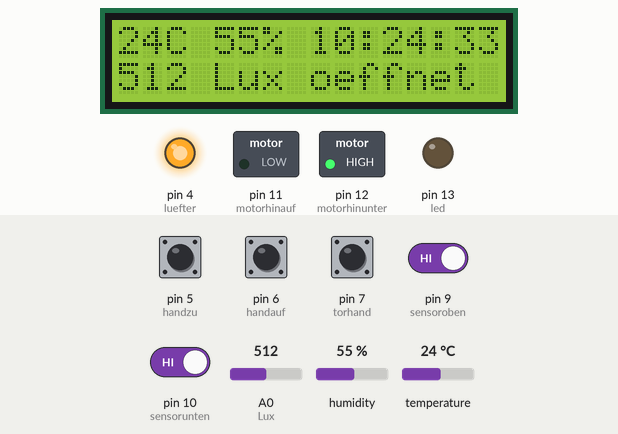
This sketch was run on a simulated Arduino Uno, built with avr-gcc and run on an emulated ATmega328P. Parts: 16×2 character LCD, switched loads named in the sketch (green lamp = pin HIGH), output pins drawn as LEDs (lit = HIGH). The test bench sets the inputs (shaded band); at power-on: pin 5 (handzu), pin 6 (handauf), pin 7 (torhand), pin 9 (sensoroben), pin 10 (sensorunten) HIGH, A0 (Lux) = 512, temperature 24 °C, humidity 55 %. The local clock reads 2024-03-15 10:24:30 at power-on unless the sketch sets it.

Above: at 4.2 s.
4.3 s: A0 (Lux) set to 161
At 5.7 s:
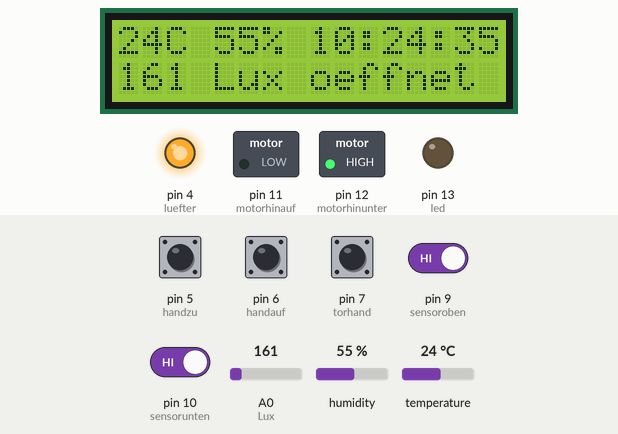
6.8 s: A0 (Lux) set to 139
At 8.9 s:
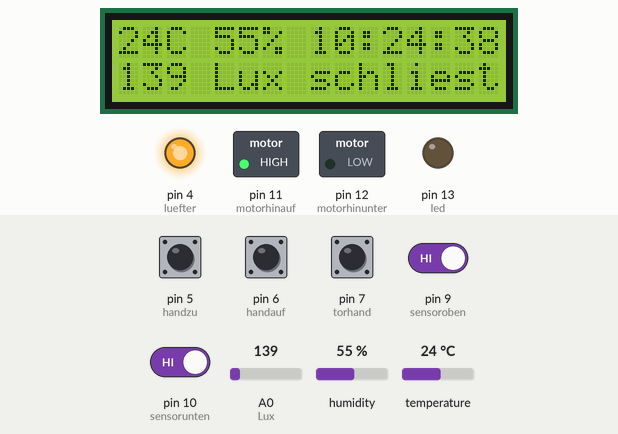
9.9 s: pin 7 (torhand) pulled LOW for 0.7 s
At 10.8 s:
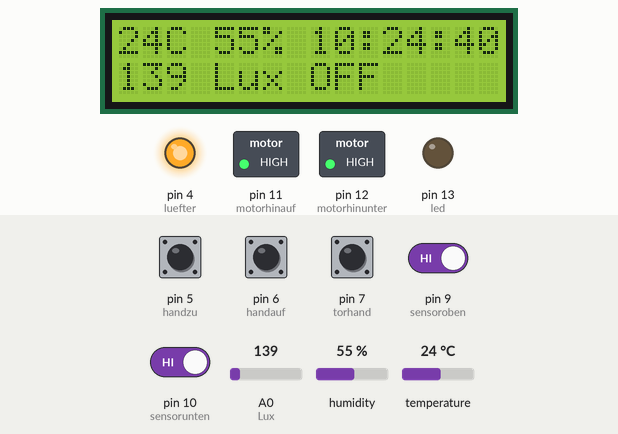
12.4 s: temperature set to 11 °C
At 13.6 s:
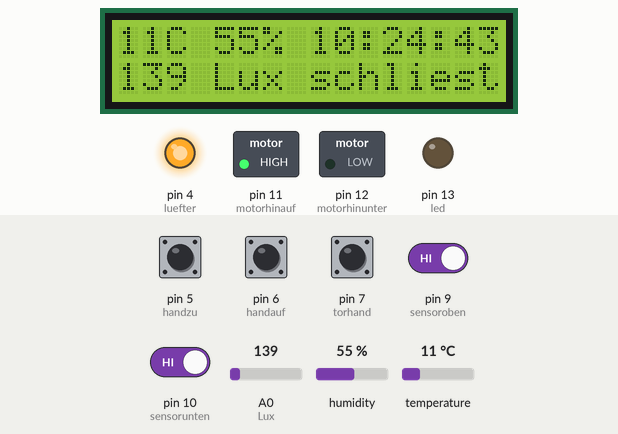
14.6 s: temperature set to 8 °C
At 16.3 s:
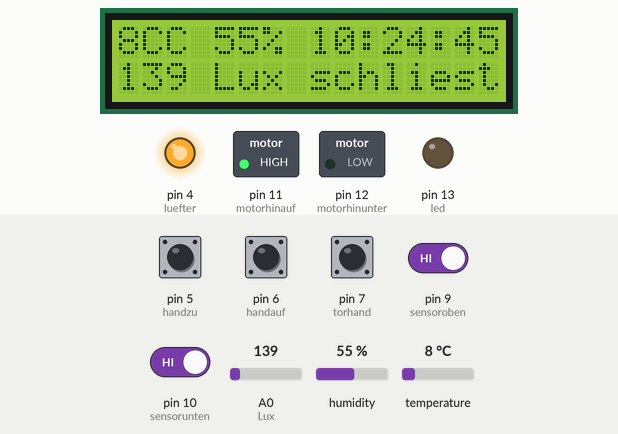
17.7 s: pin 10 (sensorunten) driven LOW
At 19.0 s:
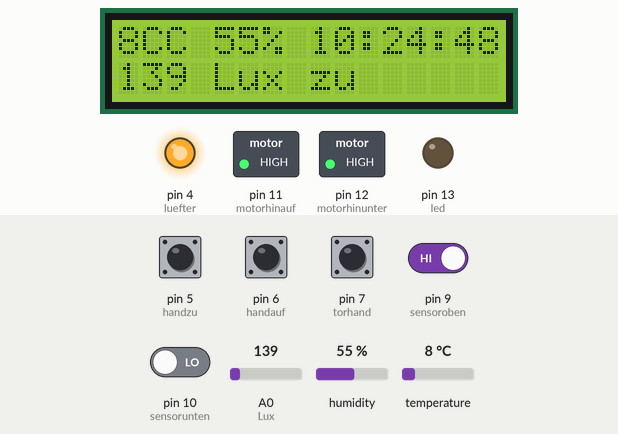
Timing chart, 0 to 20.7 s (numbered marks = the images above; inputs shaded):
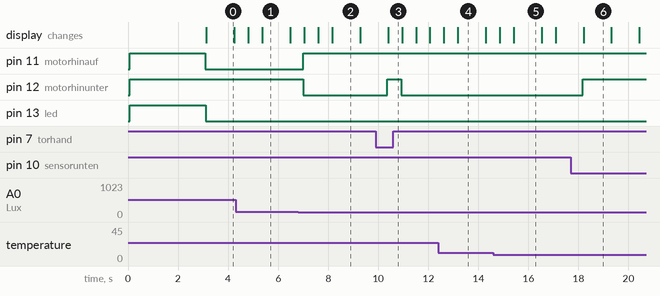

Measured:
- the behaviour switches between 151 and 150 on A0 (Lux) (found by bisection; images 1 and 2)
- the behaviour switches between 10 and 9 °C on temperature (found by bisection; images 4 and 5)
- after the input at 6.8 s, pin 11 (motorhinauf): LOW → HIGH after 0.21 s; pin 12 (motorhinunter): HIGH → LOW after 0.21 s; the display: first changes after 0.24 s (image 2 shows a later state)
- after the input at 9.9 s, pin 12 (motorhinunter): LOW → HIGH after 0.46 s, → LOW 0.56 s later; the display: changes after 0.49 s (image 3)
- after the input at 14.6 s, the display: first changes after 0.26 s (image 5 shows a later state)
- after the input at 17.7 s, pin 12 (motorhinunter): LOW → HIGH after 0.47 s; the display: changes after 0.50 s (image 6)
- what the display in image 0 shows lasts 1.1 s, from 3.1 s to 4.2 s

The sketch:

H_hnerstall.ino
```cpp
#include <dht11.h>
#include "RTClib.h"
#include <Wire.h> //Wire.h Bibliothek einbinden

#include <LiquidCrystal_I2C.h> //LiquidCrystal_I2C.h Bibliothel einbinden

LiquidCrystal_I2C lcd1(0x27,2, 1, 0, 4, 5, 6, 7, 3, POSITIVE); //Hier wird

//Display 1 als lcd1 benannt, die Adresse angegeben „0x3F“ und die

//Pinnbelegung durch das I²C Modul angegeben

//Temperatursensor
dht11 DHT11;
#define DHT11PIN 8
//RTC-Modul
RTC_DS3231 rtc;

char daysOfTheWeek[7][12] = {"Sunday", "Monday", "Tuesday", "Wednesday", "Thursday", "Friday", "Saturday"};

//Lux-Sensor
int Lux=A0;
int Luxwert=0;

int sensoroben = 9;
int sensorunten = 10;
int motorhinauf = 11;
int motorhinunter = 12;
int led = 13;
int sensorobenstat;
int sensoruntstat;
int torstatus =1;
int lichtmerker;
int torhand=7;
int handauf=6;
int handzu=5;
int ledstatus=1;
int torhandstat;
int handaufstat;
int handzustat;
int luefter=4;


void setup()

{
  lcd1.begin (16,2);
//wird angegeben(16 Zeichen, zwei Zeilen)

lcd1.backlight(); //Beleuchtung Display 1 einschalten


pinMode (sensoroben, INPUT);
pinMode (sensorunten, INPUT);
pinMode (motorhinauf, OUTPUT);
pinMode (motorhinunter, OUTPUT);
pinMode (handauf, INPUT);
pinMode (handzu, INPUT);
pinMode (led, OUTPUT);
pinMode (torhand, INPUT);
pinMode (luefter, OUTPUT);
digitalWrite (sensoroben, HIGH);
digitalWrite (sensorunten, HIGH);
digitalWrite (led, HIGH);
digitalWrite (torhand, HIGH);
digitalWrite (handauf, HIGH);
digitalWrite (handzu, HIGH);
digitalWrite (motorhinauf, HIGH);
digitalWrite (motorhinunter, HIGH);
digitalWrite (luefter, HIGH);

//RTC-Modul Uhrzeit Setzen
#ifndef ESP8266

#endif
delay(3000); // wait for console opening

  if (! rtc.begin()) {
    lcd1.setCursor(8,0);

    lcd1.println("Couldn't find RTC");
    while (1);
  }

  if (rtc.lostPower()) {
    lcd1.setCursor(8,0);

    lcd1.println("RTC lost power, lets set the time!");
    // following line sets the RTC to the date & time this sketch was compiled
    rtc.adjust(DateTime(F(__DATE__), F(__TIME__)));
    // This line sets the RTC with an explicit date & time, for example to set
    // January 21, 2014 at 3am you would call:
    // rtc.adjust(DateTime(2018, 7, 30, 19, 37, 0));
  }


}

void loop()


{
sensorobenstat = digitalRead (sensoroben);
sensoruntstat = digitalRead (sensorunten);
torhandstat = digitalRead (torhand);
handaufstat = digitalRead (handauf);
handzustat = digitalRead (handzu);

  //RTC
  DateTime now = rtc.now();


  //Lux- Einlesen
Luxwert =analogRead (Lux);

//Temperatur Einlesen

int chk = DHT11.read(DHT11PIN);

//Tor Programm

if ((sensorobenstat==LOW)&& (torhandstat==HIGH))
{torstatus=2;}

if ((sensoruntstat==LOW) && (torhandstat==HIGH))
{torstatus=3;}

if ((now.hour() >=7) && (now.hour() <20) && (Luxwert >=300) && (sensorobenstat==HIGH) && (torhandstat==HIGH))
{torstatus=4;}

if ( (Luxwert <=150) && (sensoruntstat==HIGH) && (torhandstat==HIGH))
{torstatus=5;}

//Handprogramm

if ((handaufstat == LOW) && (torhandstat == LOW) )
{torstatus=4;}

if ((handzustat == LOW)&& (torhandstat == LOW))
{torstatus =5;}

if ((handaufstat == HIGH) && (handzustat == HIGH)&&(torhandstat==LOW))
{torstatus=1;}

switch (torstatus)

{

case 1:
digitalWrite (motorhinauf, HIGH);
digitalWrite (motorhinunter, HIGH);
lcd1.setCursor (8,1);
lcd1.print ("OFF     ");
break;

  case 2:
digitalWrite (motorhinauf, HIGH);
lcd1.setCursor(8,1);
  lcd1.print("offen    ");
break;

case 3:
digitalWrite (motorhinunter, HIGH);
lcd1.setCursor(8,1);
  lcd1.print("zu       ");
break;

case 4:
digitalWrite (motorhinunter, HIGH);
digitalWrite (motorhinauf, LOW);

  lcd1.setCursor(8,1);
  lcd1.print("oeffnet   ");
break;

case 5:
digitalWrite (motorhinauf, HIGH);
digitalWrite (motorhinunter, LOW);

  lcd1.setCursor(8,1);
  lcd1.print("schliest");
break;


}

// Lüftersteuerung

if (DHT11.temperature >=25)
{digitalWrite (luefter, LOW);}

if (DHT11.temperature <=22)
{digitalWrite (luefter, HIGH);}


// Beleuchtung

if ((now.hour()>=5) && (now.hour()<=9) && (Luxwert < 500))
{  ledstatus=1;}

if ((now.hour()>=15) && (now.hour()<=21) && (Luxwert <500))
  {   ledstatus=1; }

if (Luxwert >600)

{ledstatus =2;}

if (now.hour() >=21)
{ledstatus =2;}


switch (ledstatus)

{
  case 1:
  digitalWrite (led, LOW);
  break;

  case 2:
  digitalWrite (led, HIGH);
break;
}


//LCD Ausgabe

lcd1.setCursor(0,0); //Text soll beim ersten Zeichen in der ersten Reihe

lcd1.print((float)DHT11.temperature, 0); //Display 1 soll oben „Display 1“ anzeigen
lcd1.print ("C");

lcd1.setCursor(4,0); //Text soll beim ersten Zeichen in der zweiten Reihe


lcd1.print((float)DHT11.humidity, 0); //Display 1 soll unten „Funduino GmbH“
lcd1.print("%");

lcd1.setCursor(8,0);
  lcd1.print(now.hour(), DEC);
    lcd1.print(':');
    lcd1.print(now.minute(), DEC);
    lcd1.print(':');
    lcd1.print(now.second(), DEC);
    lcd1.println();
lcd1.setCursor(0,1);
lcd1.print(Luxwert);
lcd1.setCursor(4,1);
lcd1.print("Lux");

delay (500);
}
```
